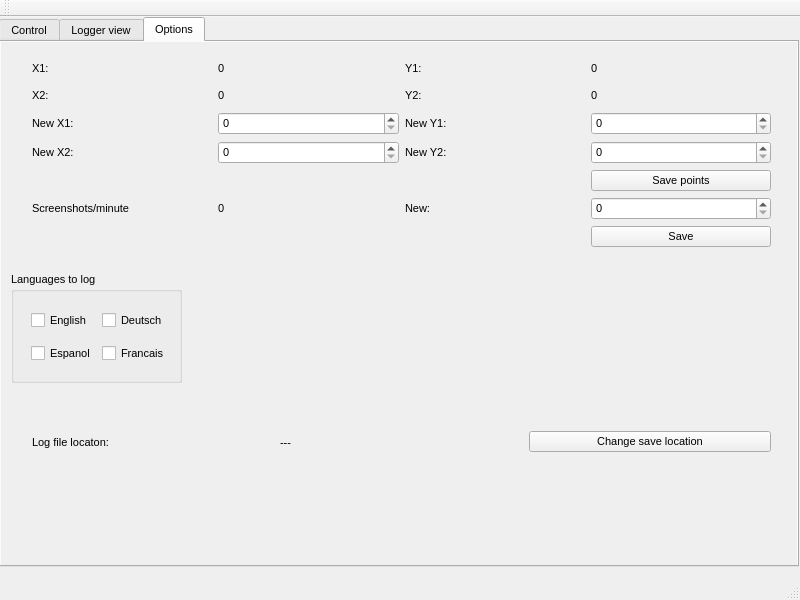
<?xml version="1.0" encoding="UTF-8"?>
<ui version="4.0">
 <class>GW2ChatloggerClass</class>
 <widget class="QMainWindow" name="GW2ChatloggerClass">
  <property name="geometry">
   <rect>
    <x>0</x>
    <y>0</y>
    <width>800</width>
    <height>600</height>
   </rect>
  </property>
  <property name="font">
   <font>
    <family>Arial</family>
    <pointsize>8</pointsize>
   </font>
  </property>
  <property name="windowTitle">
   <string>GW2Chatlogger</string>
  </property>
  <widget class="QWidget" name="centralwidget">
   <widget class="QTabWidget" name="tabWidget">
    <property name="geometry">
     <rect>
      <x>-1</x>
      <y>0</y>
      <width>800</width>
      <height>550</height>
     </rect>
    </property>
    <property name="autoFillBackground">
     <bool>true</bool>
    </property>
    <property name="currentIndex">
     <number>2</number>
    </property>
    <widget class="QWidget" name="tabControl">
     <property name="autoFillBackground">
      <bool>true</bool>
     </property>
     <attribute name="title">
      <string>Control</string>
     </attribute>
     <widget class="QWidget" name="horizontalLayoutWidget">
      <property name="geometry">
       <rect>
        <x>10</x>
        <y>0</y>
        <width>771</width>
        <height>101</height>
       </rect>
      </property>
      <layout class="QHBoxLayout" name="horizontalLayout">
       <property name="spacing">
        <number>4</number>
       </property>
       <item>
        <widget class="QPushButton" name="recordBtn">
         <property name="text">
          <string>Record</string>
         </property>
        </widget>
       </item>
       <item>
        <widget class="QPushButton" name="StopBtn">
         <property name="text">
          <string>Stop</string>
         </property>
        </widget>
       </item>
       <item>
        <widget class="QPushButton" name="TryBtn">
         <property name="text">
          <string>Try</string>
         </property>
        </widget>
       </item>
       <item>
        <widget class="QPushButton" name="SetAreaBtn">
         <property name="text">
          <string>Set chat box area</string>
         </property>
        </widget>
       </item>
      </layout>
     </widget>
     <widget class="QLabel" name="infoBoxLbl">
      <property name="geometry">
       <rect>
        <x>10</x>
        <y>120</y>
        <width>61</width>
        <height>21</height>
       </rect>
      </property>
      <property name="text">
       <string>Info box:</string>
      </property>
     </widget>
     <widget class="QLabel" name="infoMsgLbl">
      <property name="geometry">
       <rect>
        <x>100</x>
        <y>120</y>
        <width>481</width>
        <height>361</height>
       </rect>
      </property>
      <property name="text">
       <string>TextLabel</string>
      </property>
      <property name="wordWrap">
       <bool>true</bool>
      </property>
     </widget>
    </widget>
    <widget class="QWidget" name="tabLoggerView">
     <property name="autoFillBackground">
      <bool>true</bool>
     </property>
     <attribute name="title">
      <string>Logger view</string>
     </attribute>
     <widget class="QLabel" name="currentLogLbl">
      <property name="geometry">
       <rect>
        <x>0</x>
        <y>20</y>
        <width>61</width>
        <height>16</height>
       </rect>
      </property>
      <property name="text">
       <string>Current log:</string>
      </property>
     </widget>
     <widget class="QTextBrowser" name="logBrowserLbl">
      <property name="geometry">
       <rect>
        <x>70</x>
        <y>20</y>
        <width>711</width>
        <height>491</height>
       </rect>
      </property>
      <property name="styleSheet">
       <string notr="true">background: white;</string>
      </property>
     </widget>
    </widget>
    <widget class="QWidget" name="tabOption">
     <property name="autoFillBackground">
      <bool>true</bool>
     </property>
     <attribute name="title">
      <string>Options</string>
     </attribute>
     <widget class="QWidget" name="gridLayoutWidget">
      <property name="geometry">
       <rect>
        <x>20</x>
        <y>5</y>
        <width>761</width>
        <height>211</height>
       </rect>
      </property>
      <layout class="QGridLayout" name="gridLayout">
       <item row="0" column="0">
        <widget class="QLabel" name="x1Lbl">
         <property name="text">
          <string>X1:</string>
         </property>
        </widget>
       </item>
       <item row="1" column="0">
        <widget class="QLabel" name="x2Lbl">
         <property name="text">
          <string>X2:</string>
         </property>
        </widget>
       </item>
       <item row="1" column="3">
        <widget class="QLabel" name="y2Lbl">
         <property name="text">
          <string>Y2:</string>
         </property>
        </widget>
       </item>
       <item row="2" column="4">
        <widget class="QSpinBox" name="newY1Edit">
         <property name="maximum">
          <number>10000</number>
         </property>
        </widget>
       </item>
       <item row="4" column="4">
        <widget class="QPushButton" name="savePointsBtn">
         <property name="text">
          <string>Save points</string>
         </property>
        </widget>
       </item>
       <item row="1" column="2">
        <widget class="QLabel" name="x2CurrentLbl">
         <property name="text">
          <string>0</string>
         </property>
        </widget>
       </item>
       <item row="3" column="3">
        <widget class="QLabel" name="newY2Lbl">
         <property name="text">
          <string>New Y2:</string>
         </property>
        </widget>
       </item>
       <item row="5" column="4">
        <widget class="QSpinBox" name="newSpmEdit">
         <property name="maximum">
          <number>240</number>
         </property>
        </widget>
       </item>
       <item row="5" column="0">
        <widget class="QLabel" name="spmLbl">
         <property name="text">
          <string>Screenshots/minute</string>
         </property>
         <property name="wordWrap">
          <bool>true</bool>
         </property>
        </widget>
       </item>
       <item row="2" column="2">
        <widget class="QSpinBox" name="newX1Edit">
         <property name="maximum">
          <number>10000</number>
         </property>
        </widget>
       </item>
       <item row="3" column="0">
        <widget class="QLabel" name="newX2Lbl">
         <property name="text">
          <string>New X2:</string>
         </property>
        </widget>
       </item>
       <item row="0" column="4">
        <widget class="QLabel" name="y1CurrentLbl">
         <property name="text">
          <string>0</string>
         </property>
        </widget>
       </item>
       <item row="0" column="3">
        <widget class="QLabel" name="y1Lbl">
         <property name="text">
          <string>Y1:</string>
         </property>
        </widget>
       </item>
       <item row="2" column="0">
        <widget class="QLabel" name="newX1Lbl">
         <property name="text">
          <string>New X1:</string>
         </property>
        </widget>
       </item>
       <item row="5" column="3">
        <widget class="QLabel" name="spmNewLbl">
         <property name="text">
          <string>New:</string>
         </property>
        </widget>
       </item>
       <item row="3" column="2">
        <widget class="QSpinBox" name="newX2Edit">
         <property name="maximum">
          <number>10000</number>
         </property>
        </widget>
       </item>
       <item row="3" column="4">
        <widget class="QSpinBox" name="newY2Edit">
         <property name="maximum">
          <number>10000</number>
         </property>
        </widget>
       </item>
       <item row="1" column="4">
        <widget class="QLabel" name="y2CurrentLbl">
         <property name="text">
          <string>0</string>
         </property>
        </widget>
       </item>
       <item row="5" column="2">
        <widget class="QLabel" name="spmCurrentLbl">
         <property name="text">
          <string>0</string>
         </property>
        </widget>
       </item>
       <item row="2" column="3">
        <widget class="QLabel" name="newY1Lbl">
         <property name="text">
          <string>New Y1:</string>
         </property>
        </widget>
       </item>
       <item row="0" column="2">
        <widget class="QLabel" name="x1CurrentLbl">
         <property name="text">
          <string>0</string>
         </property>
        </widget>
       </item>
       <item row="6" column="4">
        <widget class="QPushButton" name="saveSpmBtn">
         <property name="text">
          <string>Save</string>
         </property>
        </widget>
       </item>
      </layout>
     </widget>
     <widget class="QGroupBox" name="langCheckBoxGroup">
      <property name="geometry">
       <rect>
        <x>10</x>
        <y>230</y>
        <width>171</width>
        <height>111</height>
       </rect>
      </property>
      <property name="title">
       <string>Languages to log</string>
      </property>
      <widget class="QWidget" name="gridLayoutWidget_2">
       <property name="geometry">
        <rect>
         <x>9</x>
         <y>20</y>
         <width>161</width>
         <height>91</height>
        </rect>
       </property>
       <layout class="QGridLayout" name="gridLayout_2">
        <item row="0" column="1">
         <widget class="QCheckBox" name="gerCheckBox">
          <property name="text">
           <string>Deutsch</string>
          </property>
         </widget>
        </item>
        <item row="0" column="0">
         <widget class="QCheckBox" name="engCheckBox">
          <property name="text">
           <string>English</string>
          </property>
         </widget>
        </item>
        <item row="1" column="0">
         <widget class="QCheckBox" name="espCheckbox">
          <property name="text">
           <string>Espanol</string>
          </property>
         </widget>
        </item>
        <item row="1" column="1">
         <widget class="QCheckBox" name="fraCheckBox">
          <property name="text">
           <string>Francais</string>
          </property>
         </widget>
        </item>
       </layout>
      </widget>
     </widget>
     <widget class="QWidget" name="horizontalLayoutWidget_2">
      <property name="geometry">
       <rect>
        <x>20</x>
        <y>360</y>
        <width>761</width>
        <height>80</height>
       </rect>
      </property>
      <layout class="QHBoxLayout" name="horizontalLayout_2">
       <item>
        <widget class="QLabel" name="logFileLocationLbl">
         <property name="text">
          <string>Log file locaton:</string>
         </property>
        </widget>
       </item>
       <item>
        <widget class="QLabel" name="logFileLocationCurrentLbl">
         <property name="text">
          <string>---</string>
         </property>
         <property name="wordWrap">
          <bool>true</bool>
         </property>
        </widget>
       </item>
       <item>
        <widget class="QPushButton" name="changeSaveLocBtn">
         <property name="text">
          <string>Change save location</string>
         </property>
        </widget>
       </item>
      </layout>
     </widget>
    </widget>
   </widget>
  </widget>
  <widget class="QMenuBar" name="menuBar">
   <property name="geometry">
    <rect>
     <x>0</x>
     <y>0</y>
     <width>800</width>
     <height>19</height>
    </rect>
   </property>
  </widget>
  <widget class="QToolBar" name="mainToolBar">
   <attribute name="toolBarArea">
    <enum>TopToolBarArea</enum>
   </attribute>
   <attribute name="toolBarBreak">
    <bool>false</bool>
   </attribute>
  </widget>
  <widget class="QStatusBar" name="statusBar"/>
 </widget>
 <layoutdefault spacing="6" margin="11"/>
 <resources>
  <include location="gw2chatlogger.qrc"/>
 </resources>
 <connections/>
</ui>
